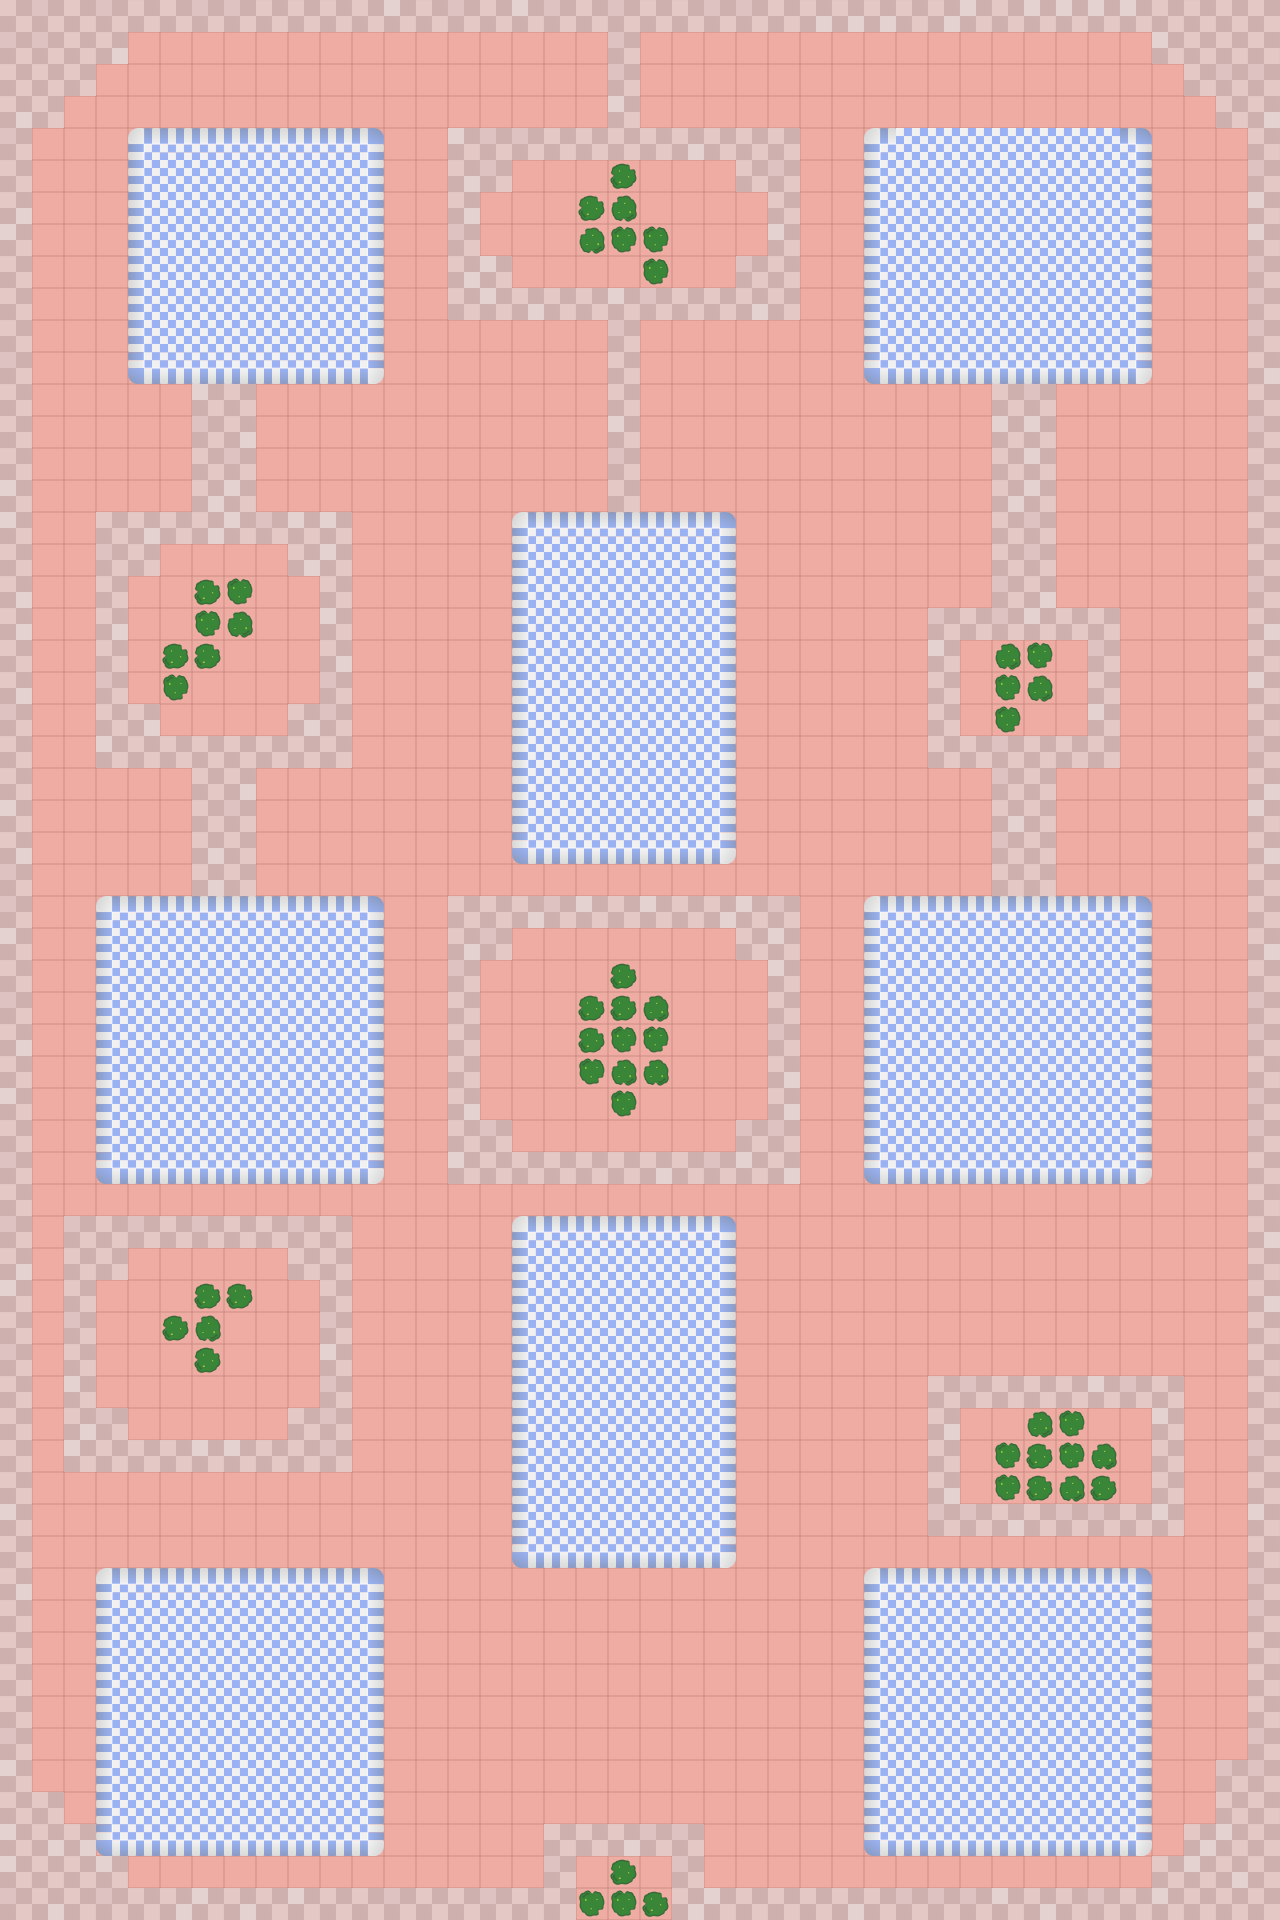

A level layout from a 2D game, rendered from its tile map. Below: a short description, then the map file with tile-grid data replaced by summaries:
An orthogonal 40x60 tile map with 32x32 px tiles, 4 tile layers (Floor, Shops, Plants, ways) and 32 objects.

<map version="1.0" tiledversion="1.1.1" orientation="orthogonal" renderorder="right-down" width="40" height="60" tilewidth="32" tileheight="32" infinite="0" nextobjectid="150">
 <tileset firstgid="1" name="Mall" tilewidth="32" tileheight="32" tilecount="100" columns="10">
  <image source="Mall.png" width="320" height="320" />
 </tileset>
 <layer name="Floor" width="40" height="60">
  <data>[2400 cells, 2400 non-empty, 2 distinct tile ids]</data>
 </layer>
 <layer name="Shops" width="40" height="60">
  <data>[2400 cells, 614 non-empty, 10 distinct tile ids]</data>
 </layer>
 <layer name="Plants" width="40" height="60">
  <data>[2400 cells, 49 non-empty, 3 distinct tile ids]</data>
 </layer>
 <layer name="ways" width="40" height="60">
  <data>[2400 cells, 452 non-empty, 8 distinct tile ids]</data>
 </layer>
 <objectgroup name="CollPlants">
  <object id="118" x="192" y="576" width="64" height="64" />
  <object id="119" x="160" y="640" width="64" height="32" />
  <object id="120" x="160" y="672" width="32" height="32" />
  <object id="121" x="576" y="992" width="96" height="96" />
  <object id="122" x="608" y="1088" width="32" height="32" />
  <object id="123" x="608" y="960" width="32" height="32" />
  <object id="124" x="992" y="640" width="64" height="64" />
  <object id="125" x="992" y="704" width="32" height="32" />
  <object id="126" x="192" y="1280" width="32" height="96" />
  <object id="127" x="224" y="1280" width="32" height="32" />
  <object id="128" x="160" y="1312" width="32" height="32" />
  <object id="129" x="992" y="1440" width="128" height="64" />
  <object id="130" x="1024" y="1408" width="64" height="32" />
  <object id="131" x="576" y="1888" width="96" height="32" />
  <object id="132" x="608" y="1856" width="32" height="32" />
  <object id="133" x="576" y="192" width="64" height="64" />
  <object id="134" x="608" y="160" width="32" height="32" />
  <object id="135" x="640" y="224" width="32" height="64" />
 </objectgroup>
 <objectgroup name="CollShops">
  <object id="136" x="864" y="128" width="288" height="256" />
  <object id="137" x="864" y="896" width="288" height="288" />
  <object id="138" x="512" y="512" width="224" height="352" />
  <object id="139" x="128" y="128" width="256" height="256" />
  <object id="140" x="96" y="896" width="288" height="288" />
  <object id="141" x="512" y="1216" width="224" height="352" />
  <object id="142" x="96" y="1568" width="288" height="288" />
  <object id="143" x="864" y="1568" width="288" height="288" />
 </objectgroup>
 <objectgroup name="CollWalls">
  <object id="144" x="0" y="1920" width="1280" />
  <object id="145" x="1280" y="864" height="1056" />
  <object id="146" x="1280" y="0" height="896" />
  <object id="147" x="0" y="0" width="1280" />
  <object id="148" x="0" y="0" height="1088" />
  <object id="149" x="0" y="1088" height="832" />
 </objectgroup>
</map>